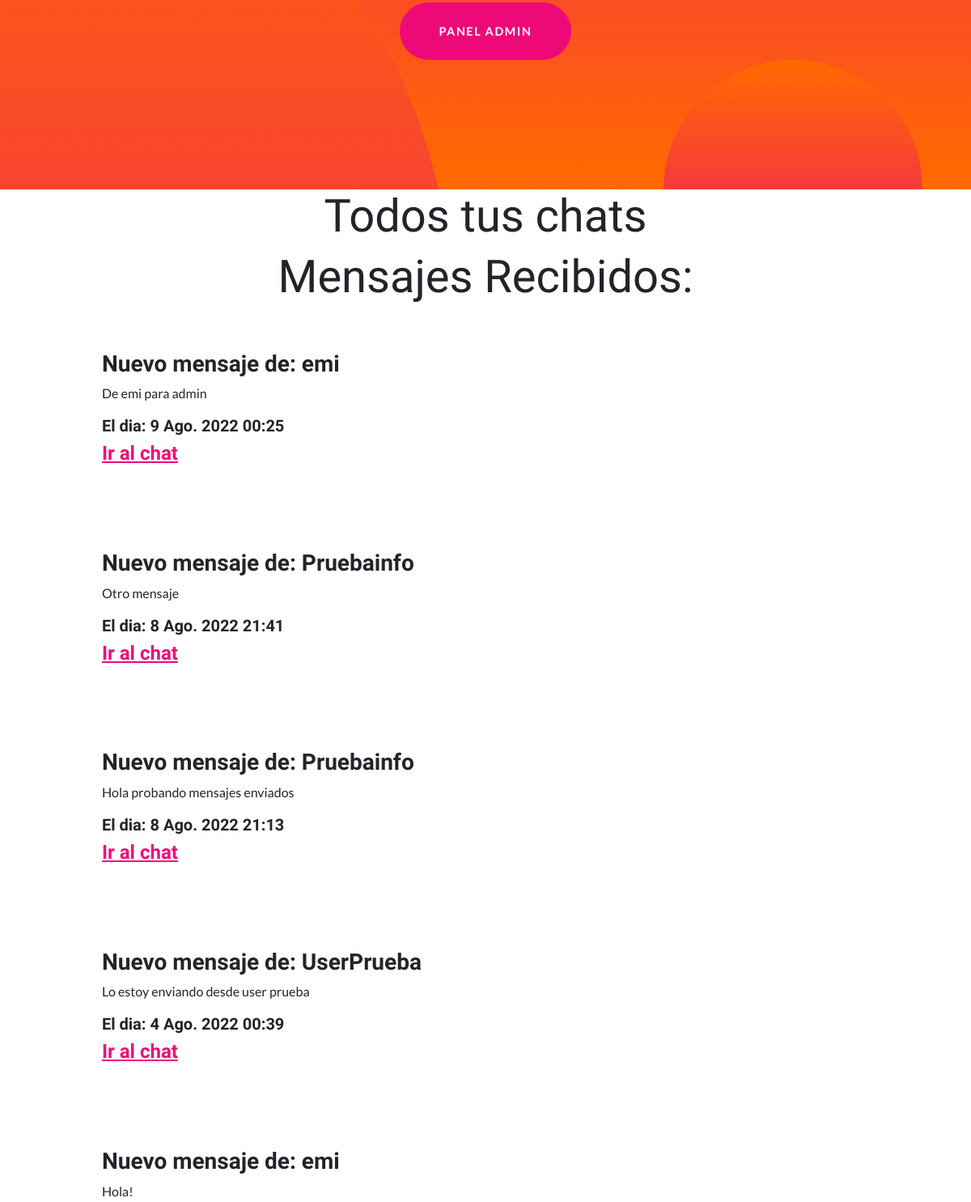
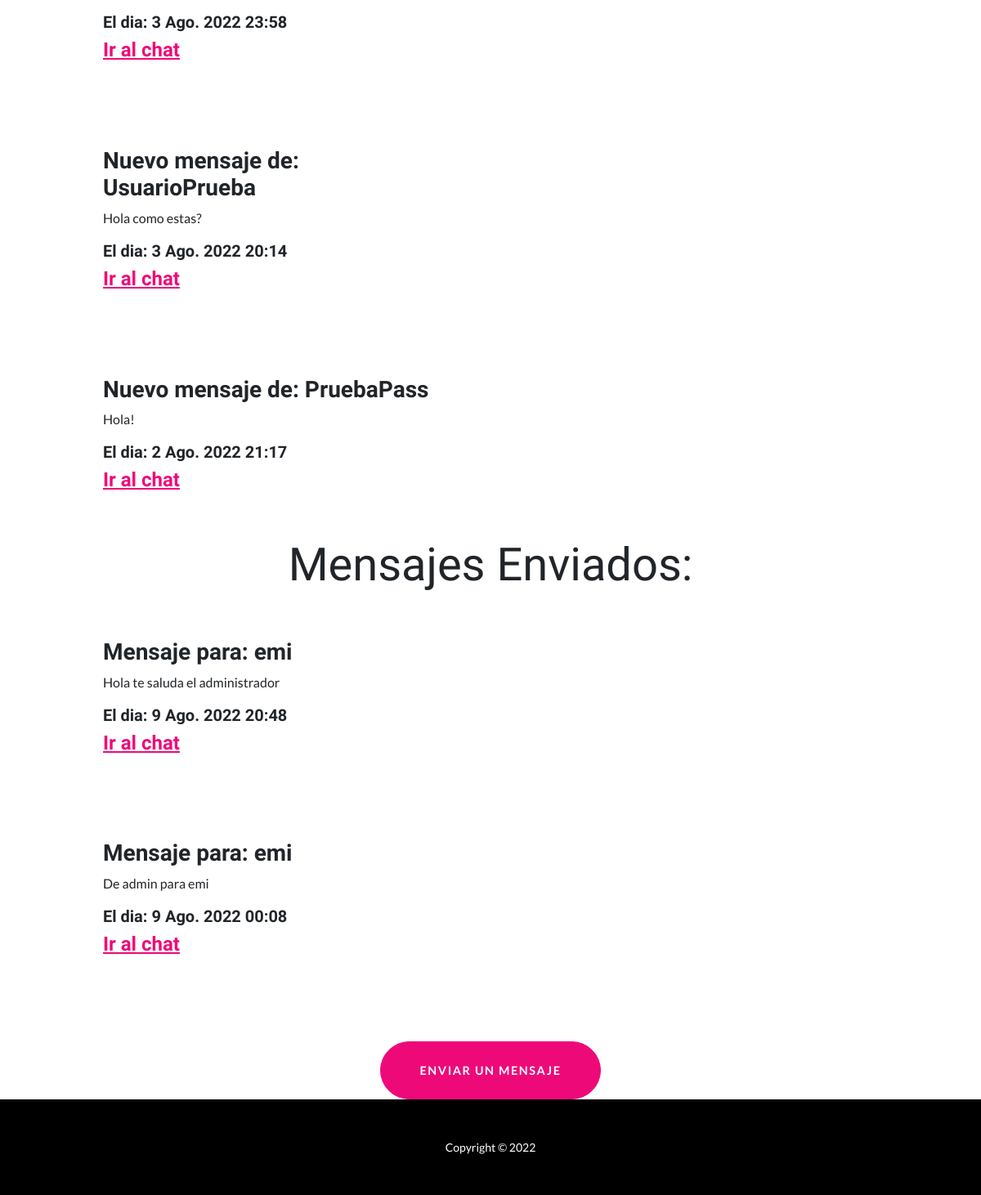
Page /chat (signed in, lower part) on the earlier database version (2 pictures, top to bottom).
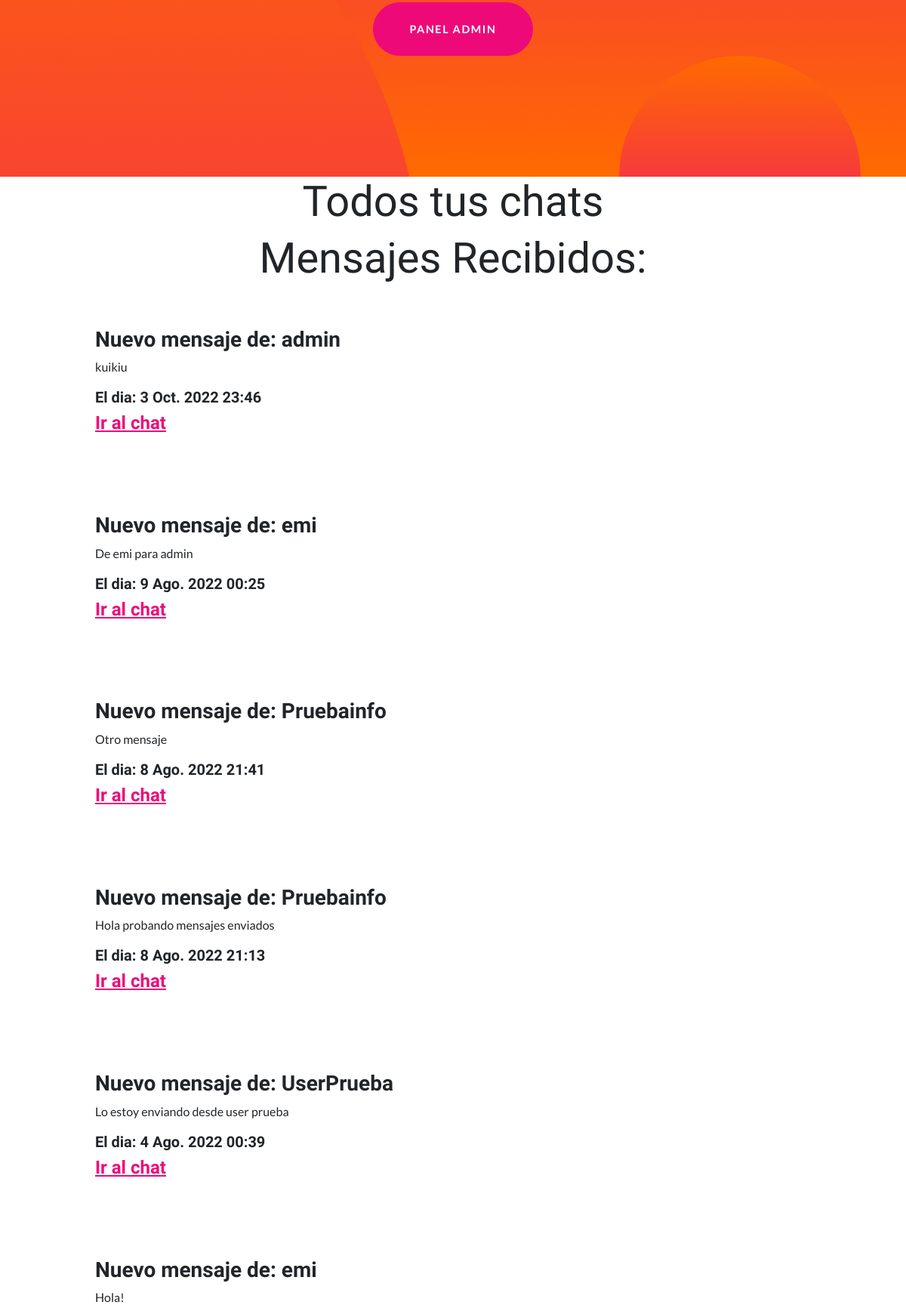
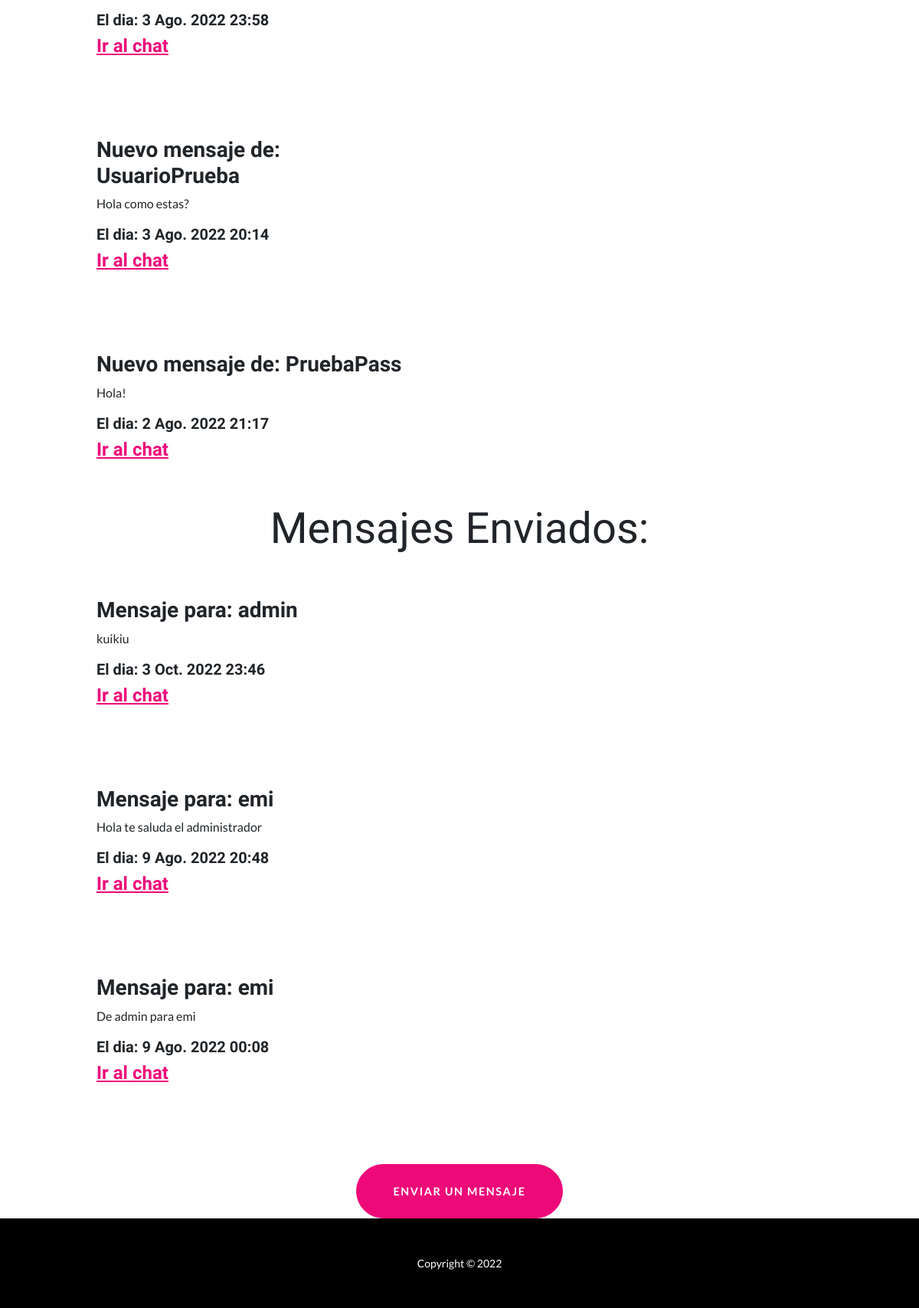
Same page on the later database version (2 pictures, top to bottom).
### Chat/models.py (models this page shows, shortened)
class Mensaje(models.Model):
    cuerpo=models.CharField(max_length=300)
    emisor = models.ForeignKey(User, on_delete=models.CASCADE, related_name='Emisor')
    receptor = models.ForeignKey(User, on_delete=models.CASCADE, related_name='Receptor')
    enviado = models.DateTimeField(auto_now_add=True)
    leido=models.BooleanField(default=False)
    class Meta:
        ordering = ['-enviado']

### Chat/views.py (the view)
# urls.py: path('chat', chat, name='chat'),
@login_required
def chat(request):
    mensajes=Mensaje.objects.filter(receptor_id=request.user.id)
    mensajes_enviados=Mensaje.objects.filter(emisor_id=request.user.id)
    return render (request, 'chat.html', {'mensajes':mensajes,'mensajes_enviados':mensajes_enviados})

### templates/chat.html (shortened to what this page needs)
{% extends 'index.html' %}
{% block contenido_que_cambia %}
<h2 class="display-4" style="text-align: center;">Todos tus chats </h2>
{% if mensajes %}
<h2 class="display-4" style="text-align: center;">Mensajes Recibidos: </h2>
{% for mensaje in mensajes %}
<section id="scroll">
    <div class="container px-5">
        <div class="row gx-5 align-items-center">
            <div class="col-lg-6 order-lg-1">
                <div class="p-5">
                    <h3>Nuevo mensaje de: {{mensaje.emisor}}</h3>
                    <p>{{mensaje.cuerpo}}</p>
                    <h5>El dia: {{mensaje.enviado}}</h5>
                    <h4><a href="mensajes/{{mensaje.id}}">Ir al chat</a></h4>
                </div>
            </div>
        </div>
    </div>
</section>
{% endfor %}
{% else %}
<h2 class="display-4" style="text-align: center;">Todavia no recibiste mensajes </h2>
{% endif %}
{% if mensajes_enviados %}
<h2 class="display-4" style="text-align: center;">Mensajes Enviados: </h2>
{% for mensaje in mensajes_enviados %}
<section id="scroll">
    <div class="container px-5">
        <div class="row gx-5 align-items-center">
            <div class="col-lg-6 order-lg-1">
                <div class="p-5">
                    <h3>Mensaje para: {{mensaje.receptor}}</h3>
                    <p>{{mensaje.cuerpo}}</p>
                    <h5>El dia: {{mensaje.enviado}}</h5>
                    <h4><a href="mensajes/{{mensaje.id}}">Ir al chat</a></h4>
                </div>
            </div>
        </div>
    </div>
</section>
{% endfor %}
{% else %}
<h2 class="display-4" style="text-align: center;">Todavia no enviaste mensajes </h2>
{% endif %}
<div style="text-align:center ;"><a  class="btn btn-primary btn-xl rounded-pill mt-5" href="{% url 'mandar_mensaje' %}" &amp;>Enviar un mensaje</a></div>
{% endblock %}

Differences in the rows shown:
added Mensaje: emisor "admin", cuerpo "kuikiu", enviado "3 Oct. 2022 23:46", receptor "admin"
